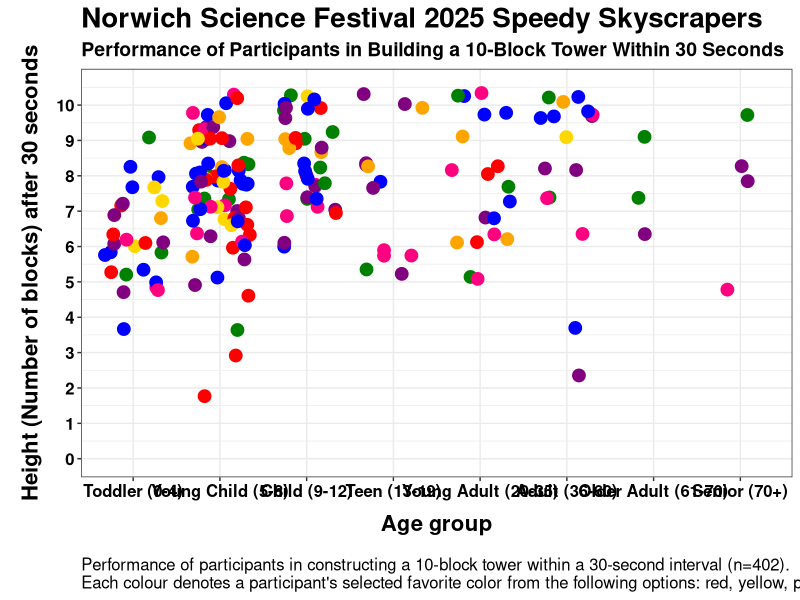

Here is the R script that generated this plot:
library(tidyverse)

# SET PLOT SIZINGS ----
# Define your sizes
title <- 20 # title size
subtitle <- 14 # subtitle size
title_size <- 16 # set axis title size
text_size <- 12 # set axis text size

# Custom theme function
custom_theme <- function() {
  theme(
    legend.position = "none",
    plot.title = element_text(size = title, face = "bold", color = "black"),
    plot.subtitle = element_text(size = subtitle, face = "bold", color = "black"),
    axis.text.x = element_text(size = text_size, face = "bold", color = "black"),     # X-axis text 
    axis.text.y = element_text(size = text_size, face = "bold", color = "black"),     # Y-axis text 
    axis.title.x = element_text(size = title_size, face = "bold", color = "black", margin = margin(10, 10, 10, 10)),   # X-axis title 
    axis.title.y = element_text(size = title_size, face = "bold", color = "black", margin = margin(10, 10, 10, 10)))  # Y-axis title
}

# LOAD DATA ----
nsf25 <- read_csv("data/nsf2025_data_collection_1.csv")

glimpse(nsf25)
summary(nsf25)

nsf25$Age <- factor(nsf25$Age, levels = c(
  "Toddler (0-4)", "Young Child (5-8)", "Child (9-12)", "Teen (13-19)", 
  "Young Adult (20-35)", "Adult (36-60)", "Older Adult (61-70)", "Senior (70+)"
))

age_plot <- nsf25 %>%
  ggplot(aes(x=Age, y=Blocks)) +
  geom_jitter() +
  theme_classic()

age_plot <- nsf25 %>%
  ggplot(aes(x = Age, y = Blocks, colour = Color)) +
  geom_jitter(width = 0.35, size = 4) +
  scale_color_identity() + # Use the exact color values provided (no automatic scaling)
  theme_bw() +
  labs(
    title = "Norwich Science Festival 2025 Speedy Skyscrapers",
    subtitle = "Performance of Participants in Building a 10-Block Tower Within 30 Seconds",
    y = "Height (Number of blocks) after 30 seconds",
    x = "Age group",
    caption = "Performance of participants in constructing a 10-block tower within a 30-second interval (n=402).
Each colour denotes a participant's selected favorite color from the following options: red, yellow, pink, green, orange, purple, and blue."
  ) + # Set labels for axes and add figure legend
  theme(
    plot.caption = element_text(hjust = 0, vjust = 1, size = text_size) # Align caption to the bottom left
  ) +
  scale_y_continuous(limits = c(0, 10.5), breaks = 0:10.5) + # Set y-axis limits and breaks
  scale_x_discrete(labels = c(
    "Toddler (0-4)", "Young Child (5-8)", "Child (9-12)", "Teen (13-19)", 
    "Young Adult (20-35)", "Adult (36-60)", "Older Adult (61-70)", "Senior (70+)"
  )) +
  custom_theme()

age_plot
